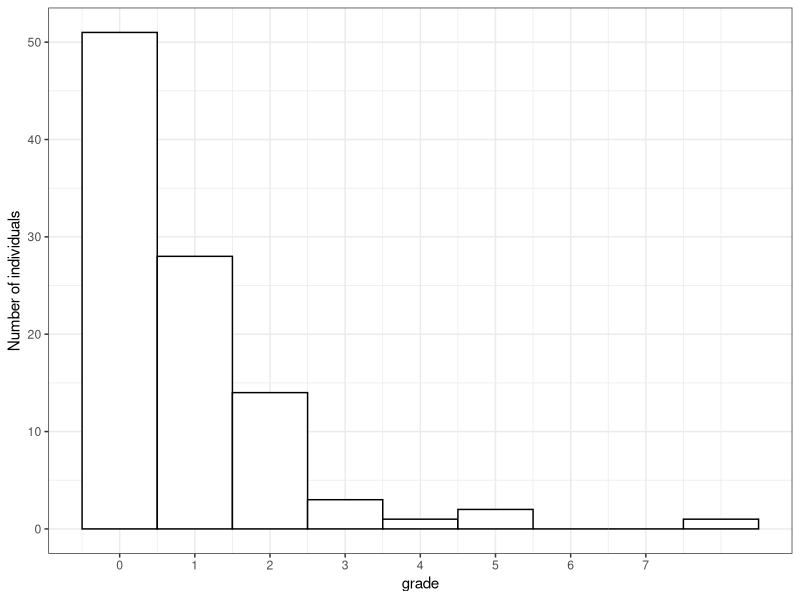
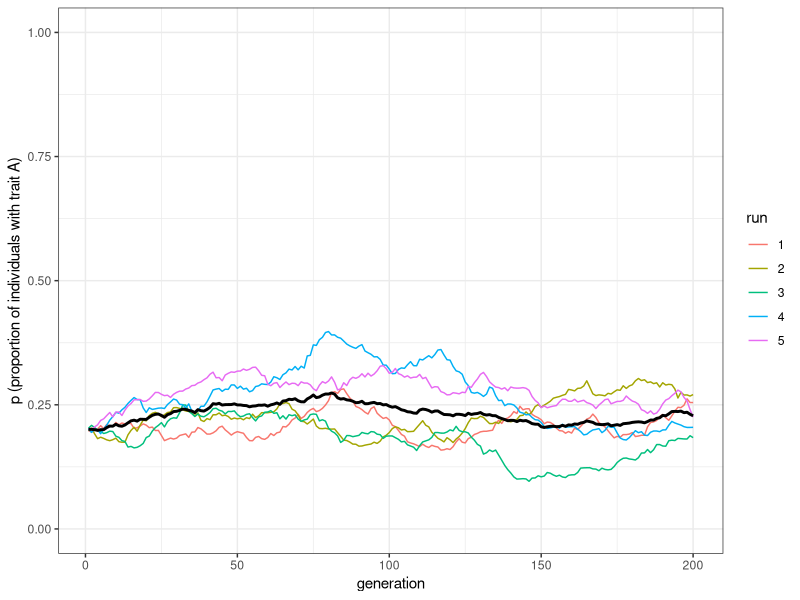

R code for these plots, in order:
## ---- chunk 1
library(tidyverse)
set.seed(111)

N <- 100
p_0 <- 0.5

population <- tibble(trait = sample(c("A", "B"), N, replace = TRUE, prob = c(p_0, 1 - p_0)),
                     grade = rexp(N)) 
## ---- chunk 2
population
## ---- chunk 3
ggplot(data = population, aes(x = grade)) +
  geom_histogram(binwidth = 1, fill = "white", colour = "black") +
  scale_x_continuous(breaks = 0 : max(population$grade)) + 
  labs(y = "Number of individuals") +
  theme_bw()
## ---- chunk 4
  demonstrator_index <- sample(1:N, N, replace = TRUE, prob=population$grade)
  demonstrators <- tibble( trait = population$trait[demonstrator_index],
                                     grade = population$grade[demonstrator_index])
  
  copy <- population$grade < demonstrators$grade

  population$trait[copy] <- demonstrators$trait[copy]
## ---- chunk 5
biased_transmission_model <- function(N, p_0, t_max, r_max) {
  
  output <- tibble(generation = rep(1:t_max, r_max), p = rep(NA, t_max * r_max), run = as.factor(rep(1:r_max, each = t_max)))
  
  for (r in 1:r_max) {
    
    population <- tibble(trait = sample(c("A", "B"), N, replace = TRUE, prob = c(p_0, 1 - p_0)),
                     grade = rexp(N))     # create first generation
    
    output[output$generation == 1 & output$run == r, ]$p <- sum(population$trait == "A") / N # add first generation's p for run r
    
    for (t in 2:t_max) {
      demonstrator_index <- sample(1:N, N, replace = TRUE, prob=population$grade)
      demonstrators <- tibble( trait = population$trait[demonstrator_index],
                               grade = population$grade[demonstrator_index])
      
      copy <- demonstrators$grade > population$grade
      
      population$trait[copy] <- demonstrators$trait[copy]
      
      output[output$generation == t & output$run == r, ]$p <- sum(population$trait == "A") / N # get p and put it into output slot for this generation t and run r
    }
    
  }
  output # export data from function
}
## ---- chunk 6
plot_multiple_runs <- function(data_model) {
  ggplot(data = data_model, aes(y = p, x = generation)) +
    geom_line(aes(colour = run)) +
    stat_summary(fun.y = mean, geom = "line", size = 1) +
    ylim(c(0, 1)) +
    theme_bw() +
    labs(y = "p (proportion of individuals with trait A)")
}
## ---- chunk 7
data_model <- biased_transmission_model(N = 10000, p_0 = 0.2, t_max = 200, r_max = 5)
plot_multiple_runs(data_model)
